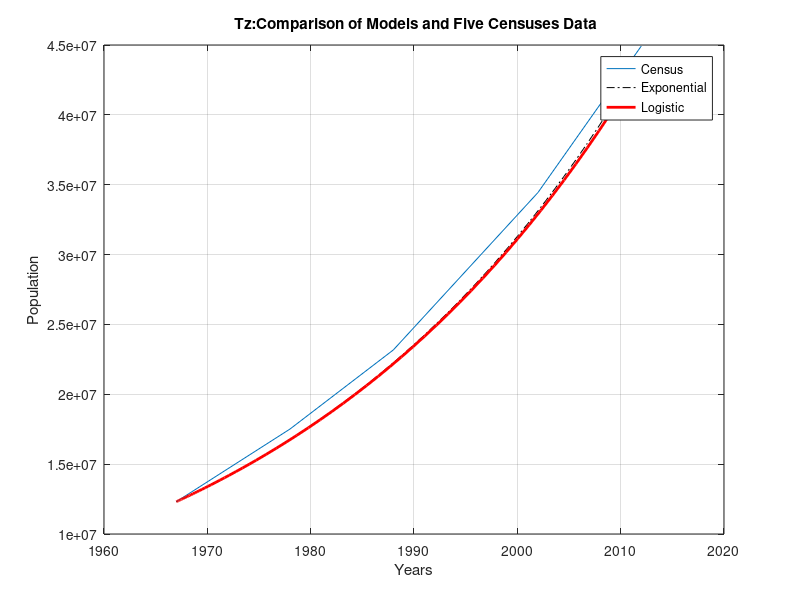

This figure's MATLAB source:
% Plotting Real data vs. Exponential vs. Logistic

% first graph - exponential

a=2.88/100; %growth rate
No=12313469; % inital condition when year =1967
f=@(t,y)a*No*exp(a*t);
yo=No;
[t,y]=ode45(f,[-1 44],yo);
start_year = 1967;
x_shifted = t + (start_year - min(t));

%logistic model

%diff(K/(1+ ((K-No)/(No))* exp(-a*t)))=f where K = carrying capacity
g= @(t,y3)(4538975662747406386924569*exp(-(18*t)/625))/(219902325555200*((8470855939918191*exp(-(18*t)/625))/35184372088832 + 1)^2);
yo=No;

[t,y3]=ode45(g,[-1 44],yo);
start_year = 1967;
x_shifted2 = t + (start_year - min(t));

% real values
t2=[1967 1978 1988 2002 2012];
y2 =[12313469,17512610, 23174335, 34443603, 44928923];

%plotting everything together
figure;
plot( t2, y2, x_shifted,y,"k-.",x_shifted2, y3,"r", "LineWidth", 2);
xlabel("Years")
ylabel("Population")
legend("Census", "Exponential","Logistic")
title(" Tz:Comparison of Models and Five Censuses Data")
xlim([1960 2020])
grid on;



